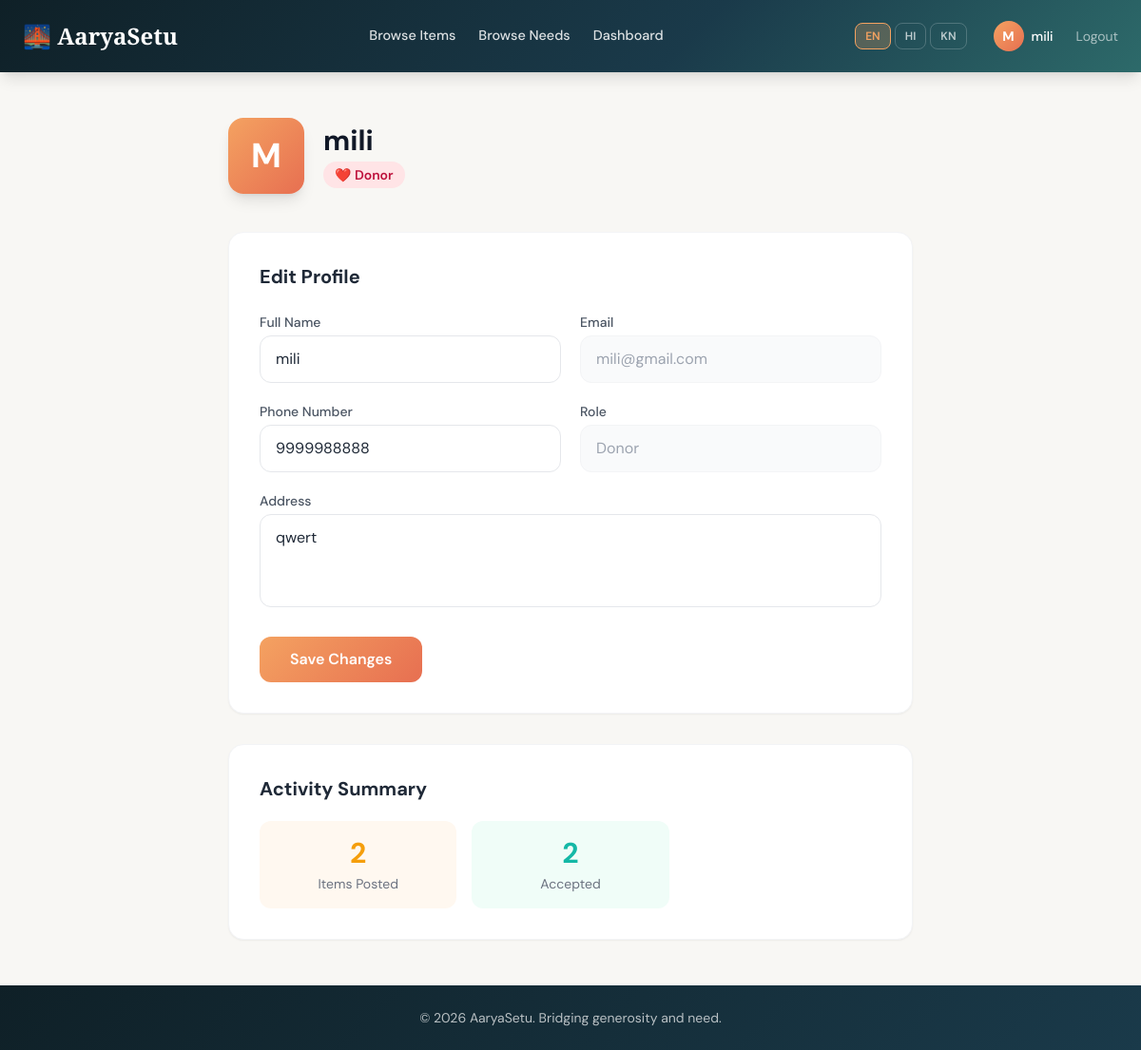
Page /profile (signed in) on the committed database.
### app/models.py (models this page shows, shortened)
class User(UserMixin, db.Model):
    id = db.Column(db.Integer, primary_key=True)
    name = db.Column(db.String(100), nullable=False)
    email = db.Column(db.String(120), unique=True, nullable=False)
    password_hash = db.Column(db.String(256), nullable=False)
    role = db.Column(db.String(20), nullable=False)
    address = db.Column(db.String(300), nullable=True)
    phone = db.Column(db.String(20), nullable=True)
    is_admin = db.Column(db.Boolean, default=False)

### app/routes.py (the view, shortened to what this page needs)
@bp.route('/profile', methods=['GET', 'POST'])
@login_required
def profile():
    return render_template('profile.html')

### app/__init__.py (called while the page is built)
def get_locale():
    return session.get('lang', 'en')

### app/i18n.py (called while the page is built)
def _lang():
    lang = session.get('lang', 'en')
    return lang if lang in SUPPORTED else 'en'

def t(key, **kwargs):
    lang = _lang()
    entry = TRANSLATIONS.get(key, {})
    text = entry.get(lang) or entry.get('en') or key
    if kwargs:
        return text.format(**kwargs)
    return text

### app/models.py (called while the page is built)
@login_manager.user_loader
def load_user(user_id):
    return User.query.get(int(user_id))

### app/templates/profile.html (shortened to what this page needs)
{% extends 'layout.html' %}
{% block content %}
<div class="max-w-3xl mx-auto px-6 py-12">
  <div class="flex items-center gap-5 mb-10">
    <div class="w-20 h-20 rounded-2xl flex items-center justify-center text-4xl font-bold text-white shadow-lg"
         style="background:linear-gradient(135deg,#f4a261,#e76f51)">
      {{ current_user.name[0].upper() }}
    </div>
    <div>
      <h1 class="text-3xl font-bold text-gray-900">{{ current_user.name }}</h1>
      <span class="inline-block mt-1 px-3 py-1 rounded-full text-sm font-semibold
        {% if current_user.is_admin %}bg-amber-100 text-amber-700
        {% elif current_user.role == 'donor' %}bg-rose-100 text-rose-700
        {% elif current_user.role == 'institution' %}bg-teal-100 text-teal-700
        {% else %}bg-purple-100 text-purple-700{% endif %}">
        {% if current_user.is_admin %}🛡️ Admin
        {% elif current_user.role == 'donor' %}❤️ Donor
        {% elif current_user.role == 'institution' %}🏠 Institution
        {% else %}🙌 Volunteer{% endif %}
      </span>
    </div>
  </div>
  <div class="bg-white rounded-2xl shadow-sm border border-gray-100 p-8 mb-8">
    <h2 class="text-xl font-bold text-gray-800 mb-6">Edit Profile</h2>
    <form method="POST" action="{{ url_for('main.profile') }}">
      <div class="grid grid-cols-1 md:grid-cols-2 gap-5">
        <div>
          <label class="block text-sm font-medium text-gray-600 mb-1">Full Name</label>
          <input type="text" name="name" value="{{ current_user.name }}" required
                 class="w-full border border-gray-200 rounded-xl px-4 py-3 focus:ring-2 focus:ring-amber-300 focus:outline-none">
        </div>
        <div>
          <label class="block text-sm font-medium text-gray-600 mb-1">Email</label>
          <input type="email" value="{{ current_user.email }}" disabled
                 class="w-full border border-gray-100 rounded-xl px-4 py-3 bg-gray-50 text-gray-400 cursor-not-allowed">
        </div>
        <div>
          <label class="block text-sm font-medium text-gray-600 mb-1">Phone Number</label>
          <input type="tel" name="phone" value="{{ current_user.phone or '' }}"
                 placeholder="+91 98765 43210"
                 class="w-full border border-gray-200 rounded-xl px-4 py-3 focus:ring-2 focus:ring-amber-300 focus:outline-none">
        </div>
        <div>
          <label class="block text-sm font-medium text-gray-600 mb-1">Role</label>
          <input type="text" value="{{ current_user.role | capitalize }}" disabled
                 class="w-full border border-gray-100 rounded-xl px-4 py-3 bg-gray-50 text-gray-400 cursor-not-allowed">
        </div>
        <div class="md:col-span-2">
          <label class="block text-sm font-medium text-gray-600 mb-1">
            {% if current_user.role == 'institution' %}Institution Address{% else %}Address{% endif %}
          </label>
          <textarea name="address" rows="3"
                    placeholder="Full address including city, state and PIN"
                    class="w-full border border-gray-200 rounded-xl px-4 py-3 focus:ring-2 focus:ring-amber-300 focus:outline-none resize-none">{{ current_user.address or '' }}</textarea>
        </div>
      </div>
      <button type="submit"
              class="mt-6 px-8 py-3 rounded-xl text-white font-semibold transition hover:scale-105"
              style="background:linear-gradient(135deg,#f4a261,#e76f51)">
        Save Changes
      </button>
    </form>
  </div>
  <div class="bg-white rounded-2xl shadow-sm border border-gray-100 p-8">
    <h2 class="text-xl font-bold text-gray-800 mb-5">Activity Summary</h2>
    <div class="grid grid-cols-2 md:grid-cols-3 gap-4">
      {% if current_user.role == 'donor' %}
        <div class="text-center p-4 rounded-xl" style="background:#fff8f0">
          <p class="text-3xl font-bold text-amber-500">{{ current_user.posted_items | length }}</p>
          <p class="text-sm text-gray-500 mt-1">Items Posted</p>
        </div>
        <div class="text-center p-4 rounded-xl" style="background:#f0fdf8">
          <p class="text-3xl font-bold text-teal-500">
            {{ current_user.posted_items | selectattr('status','equalto','Accepted') | list | length }}
          </p>
          <p class="text-sm text-gray-500 mt-1">Accepted</p>
        </div>
      {% else %}
        <div class="text-center p-4 rounded-xl" style="background:#fdf4ff">
          <p class="text-3xl font-bold text-purple-500">🙌</p>
          <p class="text-sm text-gray-500 mt-1">Active Volunteer</p>
        </div>
      {% endif %}
    </div>
  </div>
</div>
{% endblock %}

### app/templates/layout.html (shortened to what this page needs)
<!DOCTYPE html>
<html lang="{{ current_lang }}">
<head>
  <script src="https://cdn.tailwindcss.com"></script>
  <link rel="stylesheet" href="{{ url_for('static', filename='css/style.css') }}">
</head>
<body class="min-h-screen flex flex-col">
  <nav class="sticky top-0 z-50 shadow-lg"
       style="background:linear-gradient(135deg,#0f2027 0%,#1a3a4a 60%,#2d6a6a 100%)">
    <div class="max-w-7xl mx-auto px-6 py-4 flex items-center justify-between">
      <a href="{{ url_for('main.home') }}"
         class="brand-font text-2xl font-bold text-white hover:text-amber-300 transition">
        🌉 AaryaSetu
      </a>
      <div class="hidden md:flex items-center gap-6">
        <a href="{{ url_for('main.browse_items') }}" class="nav-link">{{ t('browse_items') }}</a>
        <a href="{{ url_for('main.browse_needs') }}" class="nav-link">{{ t('browse_needs') }}</a>
        {% if current_user.is_authenticated %}
          <a href="{{ url_for('main.dashboard') }}" class="nav-link">{{ t('dashboard') }}</a>
        {% endif %}
      </div>
      <div class="flex items-center gap-2 sm:gap-3">
        <div class="flex items-center gap-1 mr-1">
          {% for lang in supported_langs %}
            <a href="{{ url_for('main.set_lang', lang=lang) }}"
               class="lang-btn {% if current_lang == lang %}active{% endif %}"
               title="{{ lang_labels[lang] }}">
              {{ lang | upper }}
            </a>
          {% endfor %}
        </div>
        {% if current_user.is_authenticated %}
          <a href="{{ url_for('main.profile') }}"
             class="flex items-center gap-2 px-3 py-1.5 rounded-xl transition hover:bg-white/10">
            <span class="w-8 h-8 rounded-full flex items-center justify-center text-sm font-bold text-white"
                  style="background:linear-gradient(135deg,#f4a261,#e76f51)">
              {{ current_user.name[0].upper() }}
            </span>
            <span class="text-white text-sm font-medium hidden sm:inline">
              {{ current_user.name.split()[0] }}
            </span>
          </a>
          <a href="{{ url_for('main.logout') }}"
             class="text-white/60 hover:text-white text-sm transition hidden sm:inline">
            {{ t('logout') }}
          </a>
        {% endif %}
      </div>
    </div>
  </nav>
  <main class="flex-1">
    {% block content %}{% endblock %}
  </main>
  <footer class="text-center py-6 text-white/70 text-sm"
          style="background:linear-gradient(135deg,#0f2027,#1a3a4a)">
    © 2026 AaryaSetu. {{ t('footer_tagline') }}
  </footer>
</body>
</html>

### app/static/css/style.css (style rules this page uses)
body { -webkit-font-smoothing: antialiased; -moz-osx-font-smoothing: grayscale; }
main { animation: fadeIn 0.3s ease; }

### app/templates/layout.html (style rules this page uses)
body { font-family: 'DM Sans', sans-serif; background-color: #f8f7f4; color: #1f2937; }
.brand-font { font-family: 'Playfair Display', Georgia, serif; }
.nav-link { color: rgba(255,255,255,0.85); font-weight: 500; font-size: 0.9rem; transition: color 0.2s; }
.lang-btn { padding: 4px 10px; border-radius: 8px; font-size: 0.75rem; font-weight: 600; transition: all 0.2s; border: 1px solid rgba(255,255,255,0.2); color: rgba(255,255,255,0.7); }
.lang-btn.active { background: rgba(244,162,97,0.25); border-color: #f4a261; color: #f4a261; }

### rows in the picture
User: name "M", name "mili", email "mili@gmail.com", phone "9999988888", role "Donor", address "qwert"

### other values in the picture
{{ t('browse_items') }} "Browse Items"
{{ t('browse_needs') }} "Browse Needs"
{{ t('dashboard') }} "Dashboard"
{{ lang | upper }} "EN" "HI" "KN"
{{ t('logout') }} "Logout"
{{ current_user.posted_items | length }} "2"
{{ t('footer_tagline') }} "Bridging generosity and need."
